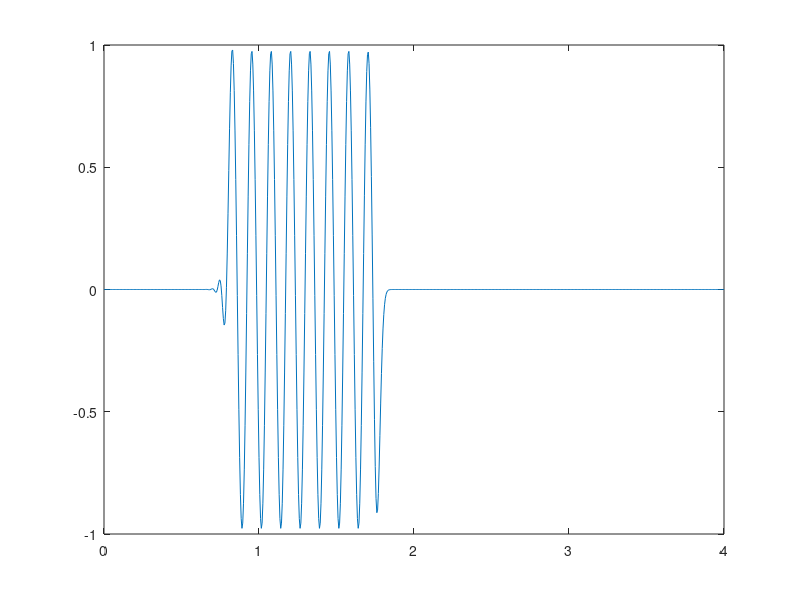

Write MATLAB code to recreate this figure.
clear all
close all
nx = 801;
nt = 200;
l = 4.0;
dx = l/(nx - 1);
x = 0:dx:l;
c = 1.0;

sigma = 0.8;
dt = sigma*(dx/c);
u_init = zeros(1,nx);
u = zeros(1,nx);
u_new = zeros(1,nx);
for i = 1:nx
	if (x(i) >= 0) && (x(i) <= 1.0)
        u_init(i) = sin(16.0*pi*x(i));
    else
        u_init(i) = 0.0;
    end
end

u = u_init;
for t = 1:nt
    for i = 2:nx-1
        u_new(i) = u(i) - 0.5*c*(dt/dx)*(u(i+1) - u(i-1)) + 0.5*c*c*(dt^2/dx^2)*(u(i+1) - 2*u(i) + u(i-1));
        %u_new(i) =0.5*(u(i+1) + u(i-1))  - c*dt*(u(i+1) - u(i-1))/(2*dx);
    end
	u_new(1) = 0.0;

    u = u_new;
	plot(x, u);
	drawnow;

end